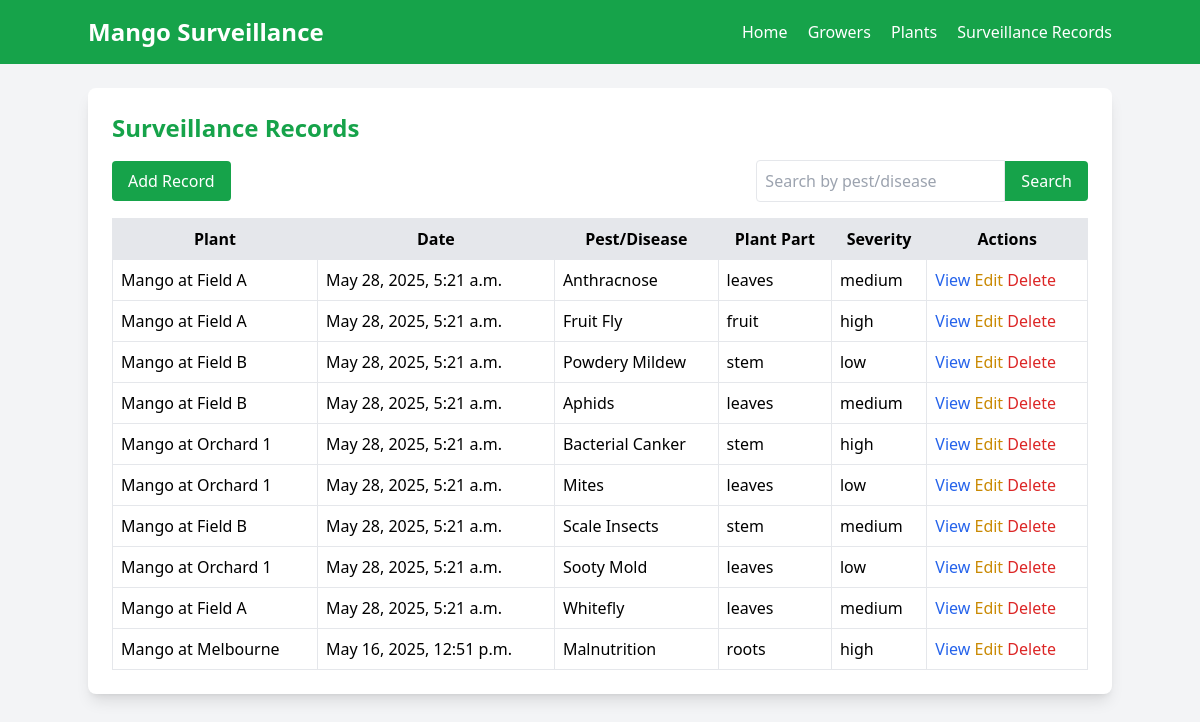
The app's page /records/ with its own data.
### surveillance/models.py (models this page shows, shortened)
class SurveillanceRecord(models.Model):
    plant = models.ForeignKey(Plant, on_delete=models.CASCADE, related_name='records')
    surveillance_date = models.DateTimeField()
    pest_or_disease = models.CharField(max_length=100)
    plant_part = models.CharField(max_length=50, choices=[
        ('leaves', 'Leaves'),
        ('fruit', 'Fruit'),
        ('stem', 'Stem'),
        ('roots', 'Roots')
    ])
    severity = models.CharField(max_length=50, choices=[
        ('low', 'Low'),
        ('medium', 'Medium'),
        ('high', 'High')
    ])
    notes = models.TextField(blank=True)

class Plant(models.Model):
    grower = models.ForeignKey(Grower, on_delete=models.CASCADE, related_name='plants')
    plant_type = models.CharField(max_length=50, default='Mango')
    location = models.CharField(max_length=200)
    planting_date = models.DateField()
    def __str__(self):
        return f"{self.plant_type} at {self.location}"

### surveillance/views.py (the view)
# urls.py: path('records/', views.RecordListView.as_view(), name='record_list'),
class RecordListView(ListView):
    model = SurveillanceRecord
    template_name = 'surveillance/record_list.html'
    context_object_name = 'records'
    def get_queryset(self):
        queryset = super().get_queryset()
        pest = self.request.GET.get('pest')
        if pest:
            queryset = queryset.filter(pest_or_disease__icontains=pest)
        return queryset

### surveillance/templates/surveillance/record_list.html (shortened to what this page needs)
{% extends 'surveillance/base.html' %}
{% block content %}
    <div class="bg-white p-6 rounded-lg shadow-lg">
        <h1 class="text-2xl font-bold text-green-600 mb-4">Surveillance Records</h1>
        <div class="flex justify-between items-center mb-4">
            <a href="{% url 'surveillance:record_create' %}" class="bg-green-600 text-white px-4 py-2 rounded hover:bg-green-700">Add Record</a>
            <form method="get" class="flex items-center">
                <input type="text" name="pest" placeholder="Search by pest/disease" class="form-input p-2 border rounded-l" value="{{ request.GET.pest }}">
                <button type="submit" class="bg-green-600 text-white px-4 py-2 rounded-r hover:bg-green-700">Search</button>
            </form>
        </div>
        <table class="w-full mt-4 border-collapse">
            <thead>
                <tr class="bg-gray-200">
                    <th class="border p-2">Plant</th>
                    <th class="border p-2">Date</th>
                    <th class="border p-2">Pest/Disease</th>
                    <th class="border p-2">Plant Part</th>
                    <th class="border p-2">Severity</th>
                    <th class="border p-2">Actions</th>
                </tr>
            </thead>
            <tbody>
                {% for record in records %}
                    <tr>
                        <td class="border p-2">{{ record.plant }}</td>
                        <td class="border p-2">{{ record.surveillance_date }}</td>
                        <td class="border p-2">{{ record.pest_or_disease }}</td>
                        <td class="border p-2">{{ record.plant_part }}</td>
                        <td class="border p-2">{{ record.severity }}</td>
                        <td class="border p-2">
                            <a href="{% url 'surveillance:record_detail' record.pk %}" class="text-blue-600 hover:underline">View</a>
                            <a href="{% url 'surveillance:record_update' record.pk %}" class="text-yellow-600 hover:underline">Edit</a>
                            <a href="{% url 'surveillance:record_delete' record.pk %}" class="text-red-600 hover:underline">Delete</a>
                        </td>
                    </tr>
                {% empty %}
                    <tr><td colspan="6" class="border p-2 text-center">No records found.</td></tr>
                {% endfor %}
            </tbody>
        </table>
    </div>
{% endblock %}

### records on screen
SurveillanceRecord: plant "Mango at Field A", surveillance_date "May 28, 2025, 5:21 a.m.", pest_or_disease "Anthracnose", plant_part "leaves", severity "medium"
SurveillanceRecord: plant "Mango at Field A", surveillance_date "May 28, 2025, 5:21 a.m.", pest_or_disease "Fruit Fly", plant_part "fruit", severity "high"
SurveillanceRecord: plant "Mango at Field B", surveillance_date "May 28, 2025, 5:21 a.m.", pest_or_disease "Powdery Mildew", plant_part "stem", severity "low"
SurveillanceRecord: plant "Mango at Field B", surveillance_date "May 28, 2025, 5:21 a.m.", pest_or_disease "Aphids", plant_part "leaves", severity "medium"
SurveillanceRecord: plant "Mango at Orchard 1", surveillance_date "May 28, 2025, 5:21 a.m.", pest_or_disease "Bacterial Canker", plant_part "stem", severity "high"
SurveillanceRecord: plant "Mango at Orchard 1", surveillance_date "May 28, 2025, 5:21 a.m.", pest_or_disease "Mites", plant_part "leaves", severity "low"
SurveillanceRecord: plant "Mango at Field B", surveillance_date "May 28, 2025, 5:21 a.m.", pest_or_disease "Scale Insects", plant_part "stem", severity "medium"
SurveillanceRecord: plant "Mango at Orchard 1", surveillance_date "May 28, 2025, 5:21 a.m.", pest_or_disease "Sooty Mold", plant_part "leaves", severity "low"
SurveillanceRecord: plant "Mango at Field A", surveillance_date "May 28, 2025, 5:21 a.m.", pest_or_disease "Whitefly", plant_part "leaves", severity "medium"
SurveillanceRecord: plant "Mango at Melbourne", surveillance_date "May 16, 2025, 12:51 p.m.", pest_or_disease "Malnutrition", plant_part "roots", severity "high"
